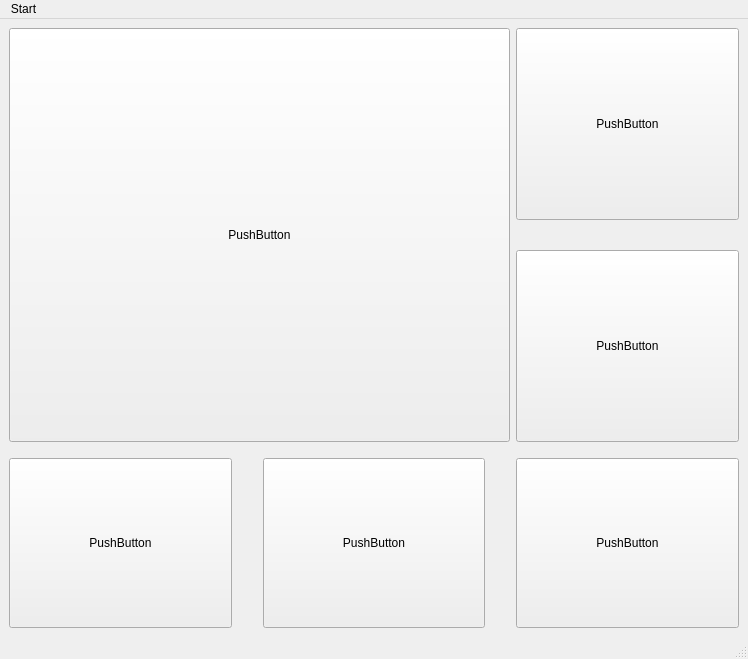
<?xml version="1.0" encoding="UTF-8"?>
<ui version="4.0">
 <class>MainWindow</class>
 <widget class="QMainWindow" name="MainWindow">
  <property name="geometry">
   <rect>
    <x>0</x>
    <y>0</y>
    <width>748</width>
    <height>659</height>
   </rect>
  </property>
  <property name="windowTitle">
   <string>MainWindow</string>
  </property>
  <property name="autoFillBackground">
   <bool>false</bool>
  </property>
  <widget class="QWidget" name="centralwidget">
   <layout class="QVBoxLayout" name="verticalLayout" stretch="10,4">
    <item>
     <layout class="QHBoxLayout" name="horizontalLayout_2" stretch="9,4">
      <property name="sizeConstraint">
       <enum>QLayout::SetDefaultConstraint</enum>
      </property>
      <property name="bottomMargin">
       <number>10</number>
      </property>
      <item>
       <widget class="QPushButton" name="pushButton">
        <property name="sizePolicy">
         <sizepolicy hsizetype="Minimum" vsizetype="Minimum">
          <horstretch>0</horstretch>
          <verstretch>0</verstretch>
         </sizepolicy>
        </property>
        <property name="cursor">
         <cursorShape>PointingHandCursor</cursorShape>
        </property>
        <property name="text">
         <string>PushButton</string>
        </property>
       </widget>
      </item>
      <item>
       <layout class="QVBoxLayout" name="verticalLayout_4" stretch="0,0">
        <property name="spacing">
         <number>30</number>
        </property>
        <property name="topMargin">
         <number>0</number>
        </property>
        <item>
         <widget class="QPushButton" name="pushButton_6">
          <property name="sizePolicy">
           <sizepolicy hsizetype="Minimum" vsizetype="Minimum">
            <horstretch>0</horstretch>
            <verstretch>0</verstretch>
           </sizepolicy>
          </property>
          <property name="text">
           <string>PushButton</string>
          </property>
         </widget>
        </item>
        <item>
         <widget class="QPushButton" name="pushButton_5">
          <property name="sizePolicy">
           <sizepolicy hsizetype="Minimum" vsizetype="Minimum">
            <horstretch>0</horstretch>
            <verstretch>0</verstretch>
           </sizepolicy>
          </property>
          <property name="text">
           <string>PushButton</string>
          </property>
         </widget>
        </item>
       </layout>
      </item>
     </layout>
    </item>
    <item>
     <layout class="QHBoxLayout" name="horizontalLayout">
      <property name="spacing">
       <number>31</number>
      </property>
      <property name="sizeConstraint">
       <enum>QLayout::SetFixedSize</enum>
      </property>
      <item>
       <widget class="QPushButton" name="pushButton_4">
        <property name="sizePolicy">
         <sizepolicy hsizetype="Minimum" vsizetype="Minimum">
          <horstretch>0</horstretch>
          <verstretch>0</verstretch>
         </sizepolicy>
        </property>
        <property name="text">
         <string>PushButton</string>
        </property>
       </widget>
      </item>
      <item>
       <widget class="QPushButton" name="pushButton_3">
        <property name="sizePolicy">
         <sizepolicy hsizetype="Minimum" vsizetype="Minimum">
          <horstretch>0</horstretch>
          <verstretch>0</verstretch>
         </sizepolicy>
        </property>
        <property name="text">
         <string>PushButton</string>
        </property>
       </widget>
      </item>
      <item>
       <widget class="QPushButton" name="pushButton_2">
        <property name="sizePolicy">
         <sizepolicy hsizetype="Minimum" vsizetype="Minimum">
          <horstretch>0</horstretch>
          <verstretch>0</verstretch>
         </sizepolicy>
        </property>
        <property name="text">
         <string>PushButton</string>
        </property>
       </widget>
      </item>
     </layout>
    </item>
   </layout>
  </widget>
  <widget class="QMenuBar" name="menubar">
   <property name="geometry">
    <rect>
     <x>0</x>
     <y>0</y>
     <width>748</width>
     <height>25</height>
    </rect>
   </property>
   <widget class="QMenu" name="menuStart">
    <property name="title">
     <string>Start</string>
    </property>
    <addaction name="actionStart_sniping"/>
   </widget>
   <addaction name="menuStart"/>
  </widget>
  <widget class="QStatusBar" name="statusbar"/>
  <action name="actionStart_sniping">
   <property name="text">
    <string>Start sniping</string>
   </property>
  </action>
 </widget>
 <resources/>
 <connections/>
</ui>
